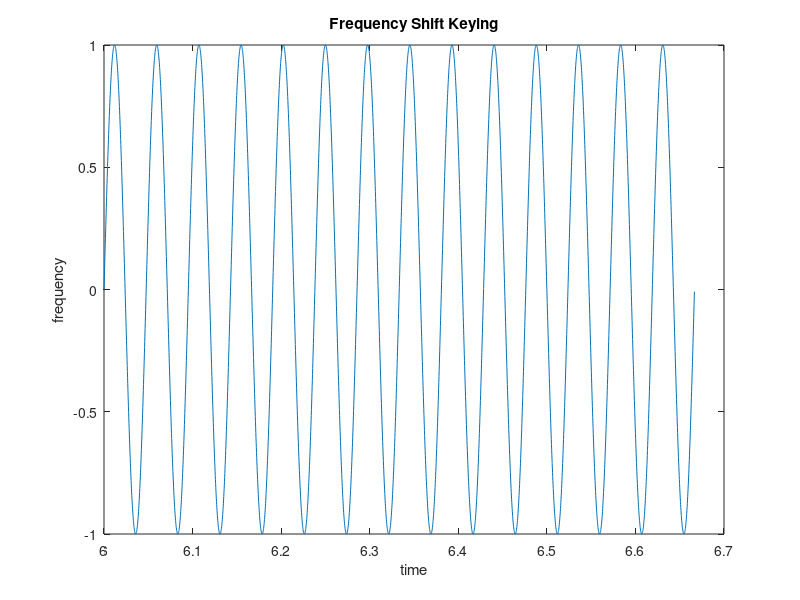

MATLAB code to generate this figure: (Note: this script raises an error after producing the figure.)
close all;
clc;
fs=5000;
ts=1/fs;
x=[0 0 1 1  0 0 1 1 0 0 1 1 0 0 1 1 0 0 1 1 0 1 1 1];
nx=size(x,2);
a=1;
f000=9;
f001=11;
f010=13;
f011=15;
f100=17;
f101=19;
f110=21;
f111=23;
p=0;

pd=1;
i=1;
while(i<nx+1)
    t=(i-1)/3*pd:ts:(i+1)/3*pd;
    if x(i)==0 && x(i+1)==0 &&x(i+2)==0
        fsk=a*sin(2*pi*f000*t);
   
    elseif x(i)==0 && x(i+1)==0 && x(i+2)==1
        fsk=a*sin(2*pi*f001*t);
    elseif x(i)==0 && x(i+1)==1 && x(i+2)==0
        fsk=a*sin(2*pi*f010*t);
    elseif x(i)==0 && x(i+1)==1 && x(i+2)==1
        fsk=a*sin(2*pi*f011*t);
    elseif x(i)==1 && x(i+1)==0 && x(i+2)==0
        fsk=a*sin(2*pi*f100*t);
    elseif x(i)==1 && x(i+1)==0 && x(i+2)==1
        fsk=a*sin(2*pi*f101*t);   
    elseif x(i)==1 && x(i+1)==1 && x(i+2)==0
        fsk=a*sin(2*pi*f110*t);
    else 
        ask=a11*sin(2*pi*f*t);
    end
   i=i+3;
   plot(t,fsk);
   xlabel('time');
   ylabel('frequency');
   title('Frequency Shift Keying');
 end